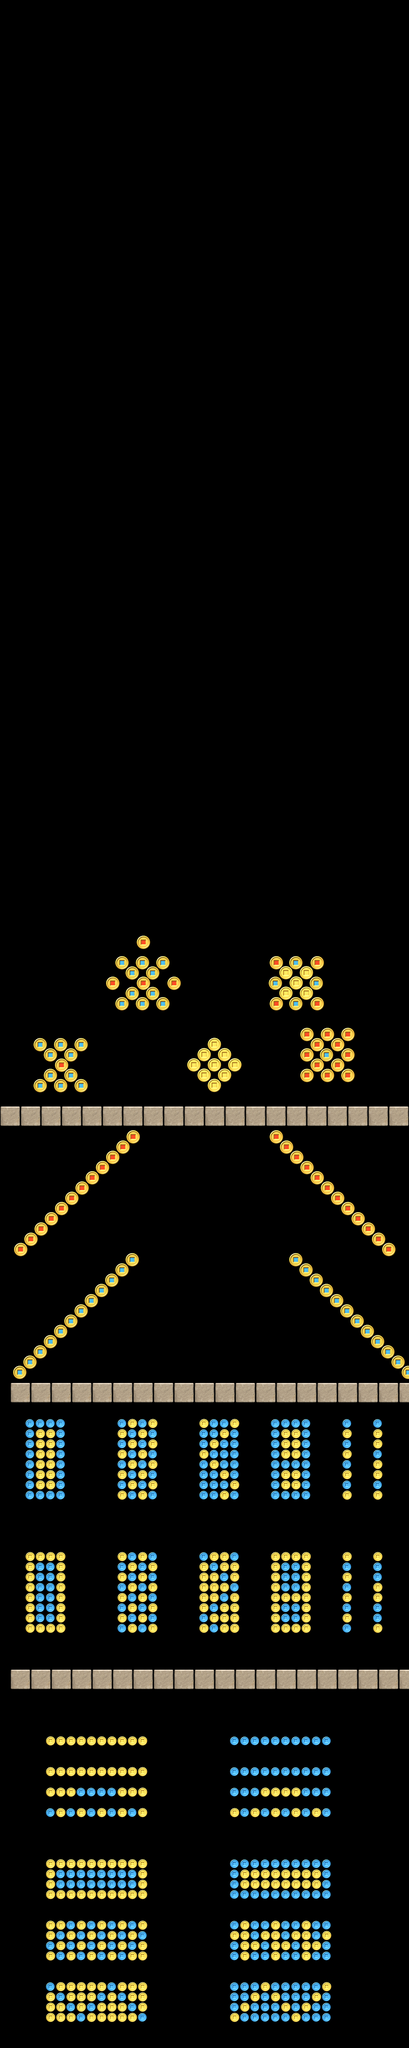

The image is a tile-based game level rendered from a .tmx file. Its description and source (layers, tilesets, objects; grid data summarised) follow:
An orthogonal 40x200 tile map with 32x32 px tiles, 1 tile layer (bonus).

<map version="1.0" orientation="orthogonal" width="40" height="200" tilewidth="32" tileheight="32">
 <tileset firstgid="1" name="layer_award" tilewidth="64" tileheight="64" spacing="2">
  <image source="layer_award-ipad.png" width="512" height="1024" />
 </tileset>
 <layer name="bonus" width="40" height="200">
  <data>[8000 cells, 776 non-empty, 6 distinct tile ids]</data>
 </layer>
</map>
